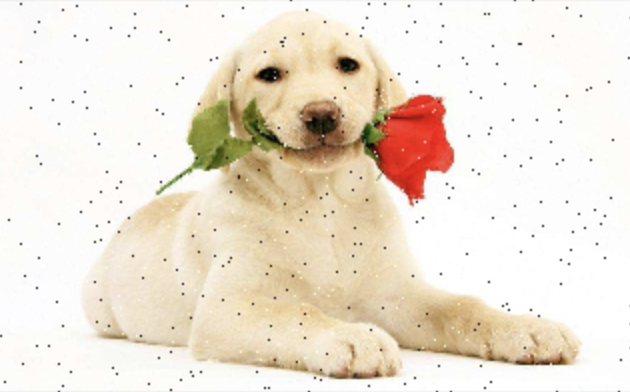
#> input picture pictures_here/dog.jpg, 630 x 392 px, found by its file name
$ python img_smooth.py
#> lines starting #> are read from the running program, lines starting #| are printed output that depends on the picture
# 图像平滑
import cv2 as cv
import matplotlib.pyplot as plt
import numpy as np


img = cv.imread("C:/Users/hmtga/Documents/open_cv/opencv_self_learning/pictures_here/dog.jpg")
#> img is the input picture: shape (392, 630, 3); mean B, G, R 213.8, 227.9, 238
# 均值滤波
blur = cv.blur(img, (5,5))   # 参数为kernel的大小
fig, axes = plt.subplots(nrows=1, ncols=2, figsize=(10,8), dpi=100)
axes[0].imshow(img[:,:,::-1])
axes[1].imshow(blur[:,:,::-1])
# plt.show()


# 高斯滤波
blur_1 = cv.GaussianBlur(img, (3,3), 1)   # 参数分别为卷积核大小，标准差
fig_1, axes_1 = plt.subplots(nrows=1, ncols=2, figsize=(10,8), dpi=100)
axes_1[0].imshow(img[:,:,::-1])
axes_1[1].imshow(blur_1[:,:,::-1])
# plt.show()


# 中值滤波
# 解决椒盐噪声
blur_2 = cv.medianBlur(img, 5)
fig_2, axes_2 = plt.subplots(nrows=1, ncols=2, figsize=(10,8), dpi=100)
axes_2[0].imshow(img[:,:,::-1])
axes_2[1].imshow(blur_2[:,:,::-1])
plt.show()
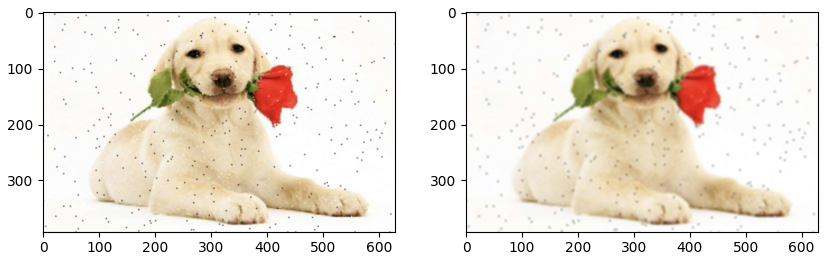
#> figure drawn by matplotlib, 2 panels

$ run again, with pictures_here/calendar.jpg copied over pictures_here/dog.jpg
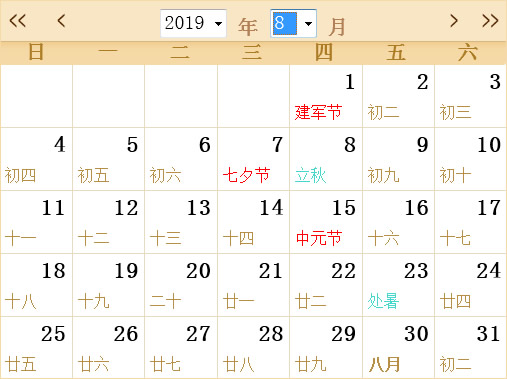
#> input picture pictures_here/calendar.jpg, 507 x 379 px, found by its file name
#> img is the input picture: shape (379, 507, 3); mean B, G, R 233.6, 241.8, 246.2
#> `blur = cv.blur(img, (5,5))`:
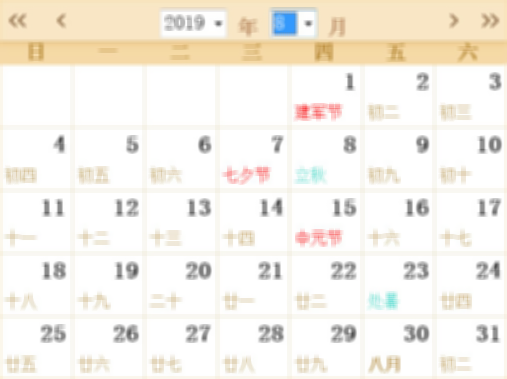
#> blur: shape (379, 507, 3); mean B, G, R 233.8, 241.9, 246.3
#> `plt.show()`:
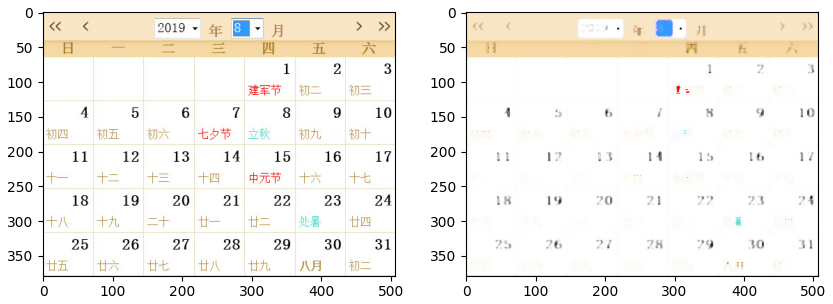
#> figure drawn by matplotlib, 2 panels
